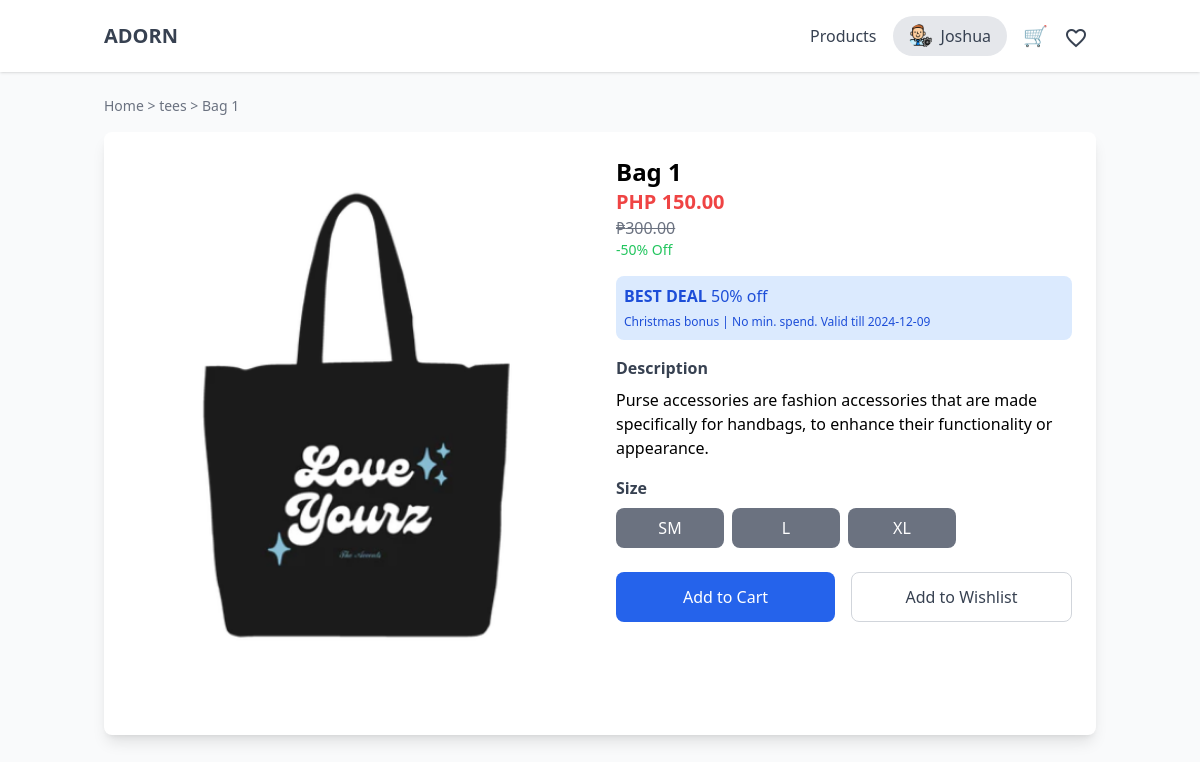
Page /customer/view_product.php?product_id=16&&category=tees&&prod_name=Bag 1 (signed in) on the committed database.
### tables this page shows
CREATE TABLE `user` (
  `user_id` int(11) NOT NULL,
  `Fullname` varchar(60) NOT NULL,
  `Email` varchar(60) NOT NULL,
  `Phone` varchar(60) NOT NULL,
  `Password` varchar(255) NOT NULL,
  `Profile_images` varchar(255) DEFAULT NULL,
  `status` int(11) NOT NULL DEFAULT 0 COMMENT '0=Not Verified,1=Verified',
  `verificationKey` varchar(255) DEFAULT NULL,
  `link_expiration` datetime NOT NULL
);

CREATE TABLE `product` (
  `prod_id` int(11) NOT NULL,
  `prod_code` varchar(60) NOT NULL,
  `prod_name` varchar(60) NOT NULL,
  `prod_currprice` decimal(10,2) NOT NULL,
  `prod_category_id` int(11) NOT NULL,
  `prod_critical` int(11) NOT NULL,
  `prod_description` text NOT NULL,
  `prod_promo_id` int(11) DEFAULT NULL,
  `prod_image` varchar(255) NOT NULL,
  `prod_added` datetime NOT NULL,
  `prod_status` int(11) NOT NULL DEFAULT 1 COMMENT '0=Not Active,\r\n1=Active,\r\n3=Archive',
  `product_stocks` int(11) NOT NULL
);

CREATE TABLE `promo` (
  `promo_id` int(11) NOT NULL,
  `promo_name` varchar(60) NOT NULL,
  `promo_description` text NOT NULL,
  `promo_rate` float NOT NULL,
  `promo_status` int(11) NOT NULL DEFAULT 1,
  `promo_expiration` date NOT NULL
);

CREATE TABLE `product_sizes` (
  `size_id` int(11) NOT NULL,
  `size_name` varchar(60) NOT NULL,
  `size_prod_id` int(11) NOT NULL,
  `size_status` int(11) NOT NULL DEFAULT 1
);

### customer/backend/db.php (called while the page is built, shortened)
<?php
class db_connect
{
    public $host = db_host;
    public $user = db_user;
    public $pass = db_pass;
    public $name = db_name;
    public function connect()
    {
        try {
            $this->conn = new mysqli($this->host, $this->user, $this->pass, $this->name);
        } catch (\Throwable $th) {
            header("Location:setup.php");
        }
    }
}

### customer/backend/class.php (called while the page is built, shortened)
<?php
include ('db.php');
class global_class extends db_connect
{
    public function fetch_product_info($product_id){
        $query = $this->conn->prepare("SELECT
            product.*,
            category.*,
            promo.*,
            CASE
                WHEN promo.promo_expiration < NOW() THEN NULL
                WHEN promo.promo_status = '0' THEN NULL
                ELSE product.prod_promo_id
            END AS prod_promo_id
        FROM product
        LEFT JOIN category
            ON product.prod_category_id = category.category_id
        LEFT JOIN promo
            ON promo.promo_id = product.prod_promo_id
        WHERE product.prod_id = $product_id
        "
    );
        if ($query->execute()) {
            $result = $query->get_result();
            return $result;
        }
    }
    public function fetch_user_info($userID){
        $query = $this->conn->prepare("SELECT * FROM user where user_id = '$userID'");
        if ($query->execute()) {
            $result = $query->get_result();
            return $result;
        }
    }
    public function getAllProductSize($prod_id) {
        $query = "SELECT * FROM product_sizes WHERE size_prod_id  = '$prod_id'";
        return $this->conn->query($query);
    }
}

### customer/view_product.php (the view, shortened to what this page needs)
<?php
include "component/header.php";
$userID=$_SESSION['user_id'];
$product_id=$_GET['product_id'];
$category=$_GET['category'];
$product_info = $db->fetch_product_info($product_id);
foreach ($product_info as $product):
    $promo_rate_percentage = $product['promo_rate'] * 100;
    $discount_amount = $product['prod_currprice'] * $product['promo_rate'];
    $discounted_price = $product['prod_currprice'] - $discount_amount;
endforeach;
?>
<div class="container mx-auto px-4 py-6">
    <div class="text-gray-500 text-sm mb-4">
        <a href="#" class="hover:underline">Home</a> &gt;
        <a href="#" class="hover:underline"><?=$category?></a> &gt;
        <a href="#" class="hover:underline"><?=$product['prod_name']?></a>
    </div>
    <div class="max-w-5xl mx-auto bg-white p-6 rounded-lg shadow-lg">
        <div class="md:flex gap-8">
            <div class="md:w-1/2 space-y-4">
                <img src="../upload/<?=$product['prod_image']?>" alt="Product Image" class="w-full rounded-lg">
            </div>
            <div class="md:w-1/2">
            <?php if ($product['prod_promo_id']): ?>
                <div class="mb-4">
                    <h2 class="text-2xl font-semibold"><?=$product['prod_name']?></h2>
                    <p class="text-red-500 text-xl font-semibold">PHP <?=number_format($discounted_price, 2);?></p>
                    <p class="text-gray-500 line-through">₱<?=$product['prod_currprice']?></p>
                    <p class="text-green-500 text-sm font-medium">-<?=$promo_rate_percentage?>% Off</p>
                </div>
                <div class="bg-blue-100 text-blue-700 p-2 rounded-lg mb-4">
                    <span class="font-bold">BEST DEAL</span> <?=($product['promo_rate']*100)?>% off <br>
                    <span class="text-xs"><?=$product['promo_name']?> | No min. spend. Valid till <?=$product['promo_expiration']?></span>
                </div>
            <?php endif; ?>
                <div class="mb-4">
                    <h3 class="text-gray-700 font-semibold mb-2">Description</h3>
                    <div class="flex space-x-2">
                        <p><?=$product['prod_description']?></p>
                    </div>
                </div>
<?php
    $result = $db->getAllProductSize($product_id);
    $prod_size = $result->fetch_all(MYSQLI_ASSOC);
    if (!empty($prod_size)):
?>
<div class="mb-4">
    <h3 class="text-gray-700 font-semibold mb-2">Size</h3>
    <div class="grid grid-cols-4 gap-2">
        <?php foreach ($prod_size as $size):
            $size_name = $size['size_name'];
        ?>
            <button class="size-btn py-2 px-4 bg-gray-500 text-white rounded-lg hover:bg-blue-600" data-size="<?= $size_name ?>">
                <?= $size_name ?>
            </button>
        <?php endforeach; ?>
    </div>
</div>
<?php endif; ?>
                <div class="flex gap-4 mt-6">
                    <button
                        class="flex-1 bg-blue-600 text-white py-3 rounded-lg hover:bg-blue-700 transition btnAddToCart"
                        data-product_id="<?=$product_id?>"
                        data-user_id="<?=$userID?>"
                    >
                        Add to Cart
                    </button>
                    <button class="flex-1 border border-gray-300 text-gray-700 py-3 rounded-lg hover:bg-gray-100 transition btnAddToWishlist"
                     data-product_id="<?=$product_id?>"
                        data-user_id="<?=$userID?>"
                    >
                        Add to Wishlist
                    </button>
                </div>
            </div>
        </div>
    </div>
</div>
<?php include "component/footer.php"; ?>

### customer/component/header.php (shortened to what this page needs)
<?php
include('backend/class.php');
$db = new global_class();
$is_logged_in = isset($_SESSION['user_id']);
$userID=$_SESSION['user_id'];
$fetch_user_info = $db->fetch_user_info($userID);
foreach ($fetch_user_info as $user):
    $user_fullname=$user['Fullname'];
    $user_profileImages=$user['Profile_images'];
endforeach;
$Fullname =$user_fullname;
$name_parts = explode(" ", $Fullname);
$firstname = $name_parts[0];
?>
<!DOCTYPE html>
<html lang="en">
<head>
  <script src="https://cdn.tailwindcss.com"></script>
  <link rel="stylesheet" href="https://cdnjs.cloudflare.com/ajax/libs/AlertifyJS/1.13.1/css/alertify.css" />
</head>
<body class="bg-gray-50">
<header class="bg-white shadow">
  <div class="container mx-auto px-4 py-4 flex justify-between items-center">
    <div class="text-xl font-bold text-gray-800">
      <a href="index.php" class="text-gray-700 hover:text-blue-600 transition">ADORN</a>
    </div>
    <nav id="navigation" class="hidden lg:flex lg:items-center lg:space-x-4">
      <?php if ($is_logged_in): ?>
        <a href="index.php" class="text-gray-700 hover:text-blue-600 transition">Products</a>
        <div class="relative dropdown">
          <button id="profileButton" class="flex items-center space-x-2 bg-gray-200 hover:bg-gray-300 text-gray-700 rounded-full px-4 py-2">
          <?php
          if ($user_profileImages) {
              echo "<img src='../upload/$user_profileImages' class='h-6 w-6 rounded-full'>";
          }
          ?>
             <span><?= ucfirst($firstname) ?></span>
          </button>
        </div>
      <?php endif; ?>
      <a href="view_cart.php" class="relative text-gray-700 hover:text-blue-600 transition text-xl">
          🛒
      </a>
      <a href="view_wishlist.php" class="relative text-gray-700 hover:text-blue-600 transition text-xl">
          <span class="material-icons align-middle mr-2">favorite_border</span>
      </a>
    </nav>
  </div>
</header>

### rows in the picture
user: Profile_images (picture), Fullname "Joshua"
product: prod_name "Bag 1", prod_image (picture), prod_currprice.promo_rate "150.00", prod_currprice "300.00", promo.promo_rate "50", promo.promo_name "Christmas bonus", promo.promo_expiration "2024-12-09", prod_description "Purse accessories are fashion accessories that are made specifically for handbags, to enhance their functionality or appearance."
product_sizes: size_name "SM"
product_sizes: size_name "L"
product_sizes: size_name "XL"

### other values in the picture
$category "tees"
